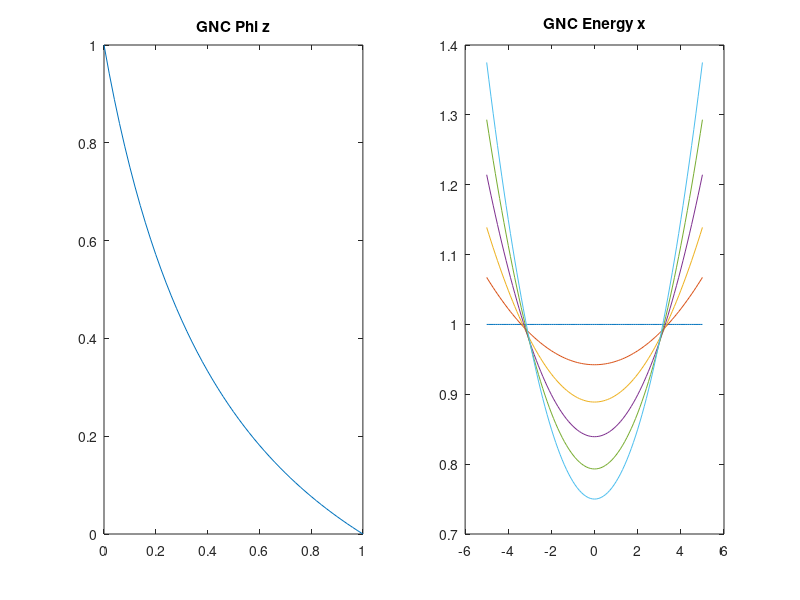

Write the MATLAB code that produced this figure.
clc; clear;

x = [-5:0.1:5];

% GNC
lambda = 0.5;
c = 0.5;

z = [0:0.02:1];
phi_z = c*(1-z)./(c+z);

z_s = [0.0, 0.2, 0.4, 0.6 0.8 1.0];
E_x = [];
for i = 1 : 6
    z_choice = z(i);
    E_x_t = lambda * lambda * (x.*x).*z_choice + c*(1-z_choice)/(c+z_choice);
    E_x = [E_x; E_x_t];
end

figure(1);
set(gcf,'position',[1000,400,600,250])
subplot(121);
plot(z,phi_z);
title('GNC Phi z');

subplot(122);
for i = 1 : 6
    plot(x,E_x(i,:));
    hold on;
end
title('GNC Energy x');